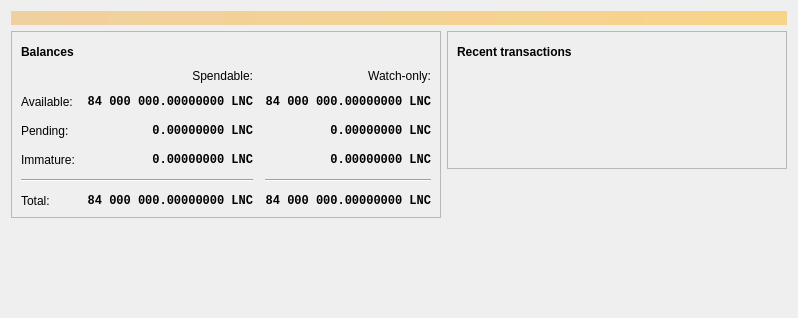
<?xml version="1.0" encoding="UTF-8"?>
<ui version="4.0">
 <class>OverviewPage</class>
 <widget class="QWidget" name="OverviewPage">
  <property name="geometry">
   <rect>
    <x>0</x>
    <y>0</y>
    <width>798</width>
    <height>318</height>
   </rect>
  </property>
  <property name="windowTitle">
   <string>Form</string>
  </property>
  <layout class="QVBoxLayout" name="topLayout">
   <item>
    <widget class="QLabel" name="labelAlerts">
     <property name="visible">
      <bool>false</bool>
     </property>
     <property name="styleSheet">
      <string notr="true">QLabel { background-color: qlineargradient(x1: 0, y1: 0, x2: 1, y2: 0, stop:0 #F0D0A0, stop:1 #F8D488); color:#000000; }</string>
     </property>
     <property name="wordWrap">
      <bool>true</bool>
     </property>
     <property name="margin">
      <number>3</number>
     </property>
     <property name="textInteractionFlags">
      <set>Qt::TextSelectableByMouse</set>
     </property>
    </widget>
   </item>
   <item>
    <layout class="QHBoxLayout" name="horizontalLayout" stretch="1,1">
     <item>
      <layout class="QVBoxLayout" name="verticalLayout_2">
       <item>
        <widget class="QFrame" name="frame">
         <property name="frameShape">
          <enum>QFrame::StyledPanel</enum>
         </property>
         <property name="frameShadow">
          <enum>QFrame::Raised</enum>
         </property>
         <layout class="QVBoxLayout" name="verticalLayout_4">
          <item>
           <layout class="QHBoxLayout" name="horizontalLayout_4">
            <item>
             <widget class="QLabel" name="label_5">
              <property name="font">
               <font>
                <weight>75</weight>
                <bold>true</bold>
               </font>
              </property>
              <property name="text">
               <string>Balances</string>
              </property>
             </widget>
            </item>
            <item>
             <widget class="QPushButton" name="labelWalletStatus">
              <property name="enabled">
               <bool>true</bool>
              </property>
              <property name="maximumSize">
               <size>
                <width>30</width>
                <height>16777215</height>
               </size>
              </property>
              <property name="toolTip">
               <string>The displayed information may be out of date. Your wallet automatically synchronizes with the Linkcoin network after a connection is established, but this process has not completed yet.</string>
              </property>
              <property name="text">
               <string/>
              </property>
              <property name="icon">
               <iconset resource="../bitcoin.qrc">
                <normaloff>:/icons/warning</normaloff>
                <disabledoff>:/icons/warning</disabledoff>:/icons/warning</iconset>
              </property>
              <property name="iconSize">
               <size>
                <width>24</width>
                <height>24</height>
               </size>
              </property>
              <property name="flat">
               <bool>true</bool>
              </property>
             </widget>
            </item>
            <item>
             <spacer name="horizontalSpacer_3">
              <property name="orientation">
               <enum>Qt::Horizontal</enum>
              </property>
              <property name="sizeHint" stdset="0">
               <size>
                <width>40</width>
                <height>20</height>
               </size>
              </property>
             </spacer>
            </item>
           </layout>
          </item>
          <item>
           <layout class="QGridLayout" name="gridLayout">
            <property name="spacing">
             <number>12</number>
            </property>
            <item row="2" column="2">
             <widget class="QLabel" name="labelWatchPending">
              <property name="font">
               <font>
                <family>Monospace</family>
                <weight>75</weight>
                <bold>true</bold>
               </font>
              </property>
              <property name="cursor">
               <cursorShape>IBeamCursor</cursorShape>
              </property>
              <property name="toolTip">
               <string>Unconfirmed transactions to watch-only addresses</string>
              </property>
              <property name="text">
               <string notr="true">0.00000000 LNC</string>
              </property>
              <property name="alignment">
               <set>Qt::AlignRight|Qt::AlignTrailing|Qt::AlignVCenter</set>
              </property>
              <property name="textInteractionFlags">
               <set>Qt::LinksAccessibleByMouse|Qt::TextSelectableByKeyboard|Qt::TextSelectableByMouse</set>
              </property>
             </widget>
            </item>
            <item row="2" column="1">
             <widget class="QLabel" name="labelUnconfirmed">
              <property name="font">
               <font>
                <family>Monospace</family>
                <weight>75</weight>
                <bold>true</bold>
               </font>
              </property>
              <property name="cursor">
               <cursorShape>IBeamCursor</cursorShape>
              </property>
              <property name="toolTip">
               <string>Total of transactions that have yet to be confirmed, and do not yet count toward the spendable balance</string>
              </property>
              <property name="text">
               <string notr="true">0.00000000 LNC</string>
              </property>
              <property name="alignment">
               <set>Qt::AlignRight|Qt::AlignTrailing|Qt::AlignVCenter</set>
              </property>
              <property name="textInteractionFlags">
               <set>Qt::LinksAccessibleByMouse|Qt::TextSelectableByKeyboard|Qt::TextSelectableByMouse</set>
              </property>
             </widget>
            </item>
            <item row="3" column="2">
             <widget class="QLabel" name="labelWatchImmature">
              <property name="font">
               <font>
                <family>Monospace</family>
                <weight>75</weight>
                <bold>true</bold>
               </font>
              </property>
              <property name="cursor">
               <cursorShape>IBeamCursor</cursorShape>
              </property>
              <property name="toolTip">
               <string>Mined balance in watch-only addresses that has not yet matured</string>
              </property>
              <property name="text">
               <string notr="true">0.00000000 LNC</string>
              </property>
              <property name="alignment">
               <set>Qt::AlignRight|Qt::AlignTrailing|Qt::AlignVCenter</set>
              </property>
              <property name="textInteractionFlags">
               <set>Qt::LinksAccessibleByMouse|Qt::TextSelectableByKeyboard|Qt::TextSelectableByMouse</set>
              </property>
             </widget>
            </item>
            <item row="4" column="0" colspan="2">
             <widget class="Line" name="line">
              <property name="orientation">
               <enum>Qt::Horizontal</enum>
              </property>
             </widget>
            </item>
            <item row="4" column="2">
             <widget class="Line" name="lineWatchBalance">
              <property name="sizePolicy">
               <sizepolicy hsizetype="Preferred" vsizetype="Fixed">
                <horstretch>0</horstretch>
                <verstretch>0</verstretch>
               </sizepolicy>
              </property>
              <property name="minimumSize">
               <size>
                <width>140</width>
                <height>0</height>
               </size>
              </property>
              <property name="orientation">
               <enum>Qt::Horizontal</enum>
              </property>
             </widget>
            </item>
            <item row="5" column="0">
             <widget class="QLabel" name="labelTotalText">
              <property name="text">
               <string>Total:</string>
              </property>
             </widget>
            </item>
            <item row="3" column="1">
             <widget class="QLabel" name="labelImmature">
              <property name="font">
               <font>
                <family>Monospace</family>
                <weight>75</weight>
                <bold>true</bold>
               </font>
              </property>
              <property name="cursor">
               <cursorShape>IBeamCursor</cursorShape>
              </property>
              <property name="toolTip">
               <string>Mined balance that has not yet matured</string>
              </property>
              <property name="text">
               <string notr="true">0.00000000 LNC</string>
              </property>
              <property name="alignment">
               <set>Qt::AlignRight|Qt::AlignTrailing|Qt::AlignVCenter</set>
              </property>
              <property name="textInteractionFlags">
               <set>Qt::LinksAccessibleByMouse|Qt::TextSelectableByKeyboard|Qt::TextSelectableByMouse</set>
              </property>
             </widget>
            </item>
            <item row="2" column="3">
             <spacer name="horizontalSpacer_2">
              <property name="orientation">
               <enum>Qt::Horizontal</enum>
              </property>
              <property name="sizeHint" stdset="0">
               <size>
                <width>40</width>
                <height>20</height>
               </size>
              </property>
             </spacer>
            </item>
            <item row="3" column="0">
             <widget class="QLabel" name="labelImmatureText">
              <property name="text">
               <string>Immature:</string>
              </property>
             </widget>
            </item>
            <item row="5" column="1">
             <widget class="QLabel" name="labelTotal">
              <property name="font">
               <font>
                <family>Monospace</family>
                <weight>75</weight>
                <bold>true</bold>
               </font>
              </property>
              <property name="cursor">
               <cursorShape>IBeamCursor</cursorShape>
              </property>
              <property name="toolTip">
               <string>Your current total balance</string>
              </property>
              <property name="text">
               <string notr="true">84 000 000.00000000 LNC</string>
              </property>
              <property name="alignment">
               <set>Qt::AlignRight|Qt::AlignTrailing|Qt::AlignVCenter</set>
              </property>
              <property name="textInteractionFlags">
               <set>Qt::LinksAccessibleByMouse|Qt::TextSelectableByKeyboard|Qt::TextSelectableByMouse</set>
              </property>
             </widget>
            </item>
            <item row="5" column="2">
             <widget class="QLabel" name="labelWatchTotal">
              <property name="font">
               <font>
                <family>Monospace</family>
                <weight>75</weight>
                <bold>true</bold>
               </font>
              </property>
              <property name="cursor">
               <cursorShape>IBeamCursor</cursorShape>
              </property>
              <property name="toolTip">
               <string>Current total balance in watch-only addresses</string>
              </property>
              <property name="text">
               <string notr="true">84 000 000.00000000 LNC</string>
              </property>
              <property name="alignment">
               <set>Qt::AlignRight|Qt::AlignTrailing|Qt::AlignVCenter</set>
              </property>
              <property name="textInteractionFlags">
               <set>Qt::LinksAccessibleByMouse|Qt::TextSelectableByKeyboard|Qt::TextSelectableByMouse</set>
              </property>
             </widget>
            </item>
            <item row="0" column="2">
             <widget class="QLabel" name="labelWatchonly">
              <property name="text">
               <string>Watch-only:</string>
              </property>
              <property name="alignment">
               <set>Qt::AlignRight|Qt::AlignTrailing|Qt::AlignVCenter</set>
              </property>
             </widget>
            </item>
            <item row="1" column="0">
             <widget class="QLabel" name="labelBalanceText">
              <property name="text">
               <string>Available:</string>
              </property>
             </widget>
            </item>
            <item row="1" column="1">
             <widget class="QLabel" name="labelBalance">
              <property name="font">
               <font>
                <family>Monospace</family>
                <weight>75</weight>
                <bold>true</bold>
               </font>
              </property>
              <property name="cursor">
               <cursorShape>IBeamCursor</cursorShape>
              </property>
              <property name="toolTip">
               <string>Your current spendable balance</string>
              </property>
              <property name="text">
               <string notr="true">84 000 000.00000000 LNC</string>
              </property>
              <property name="alignment">
               <set>Qt::AlignRight|Qt::AlignTrailing|Qt::AlignVCenter</set>
              </property>
              <property name="textInteractionFlags">
               <set>Qt::LinksAccessibleByMouse|Qt::TextSelectableByKeyboard|Qt::TextSelectableByMouse</set>
              </property>
             </widget>
            </item>
            <item row="1" column="2">
             <widget class="QLabel" name="labelWatchAvailable">
              <property name="font">
               <font>
                <family>Monospace</family>
                <weight>75</weight>
                <bold>true</bold>
               </font>
              </property>
              <property name="cursor">
               <cursorShape>IBeamCursor</cursorShape>
              </property>
              <property name="toolTip">
               <string>Your current balance in watch-only addresses</string>
              </property>
              <property name="text">
               <string notr="true">84 000 000.00000000 LNC</string>
              </property>
              <property name="alignment">
               <set>Qt::AlignRight|Qt::AlignTrailing|Qt::AlignVCenter</set>
              </property>
              <property name="textInteractionFlags">
               <set>Qt::LinksAccessibleByMouse|Qt::TextSelectableByKeyboard|Qt::TextSelectableByMouse</set>
              </property>
             </widget>
            </item>
            <item row="2" column="0">
             <widget class="QLabel" name="labelPendingText">
              <property name="text">
               <string>Pending:</string>
              </property>
             </widget>
            </item>
            <item row="0" column="1">
             <widget class="QLabel" name="labelSpendable">
              <property name="text">
               <string>Spendable:</string>
              </property>
              <property name="alignment">
               <set>Qt::AlignRight|Qt::AlignTrailing|Qt::AlignVCenter</set>
              </property>
             </widget>
            </item>
           </layout>
          </item>
         </layout>
        </widget>
       </item>
       <item>
        <spacer name="verticalSpacer">
         <property name="orientation">
          <enum>Qt::Vertical</enum>
         </property>
         <property name="sizeHint" stdset="0">
          <size>
           <width>20</width>
           <height>40</height>
          </size>
         </property>
        </spacer>
       </item>
      </layout>
     </item>
     <item>
      <layout class="QVBoxLayout" name="verticalLayout_3">
       <item>
        <widget class="QFrame" name="frame_2">
         <property name="frameShape">
          <enum>QFrame::StyledPanel</enum>
         </property>
         <property name="frameShadow">
          <enum>QFrame::Raised</enum>
         </property>
         <layout class="QVBoxLayout" name="verticalLayout">
          <item>
           <layout class="QHBoxLayout" name="horizontalLayout_2">
            <item>
             <widget class="QLabel" name="label_4">
              <property name="font">
               <font>
                <weight>75</weight>
                <bold>true</bold>
               </font>
              </property>
              <property name="text">
               <string>Recent transactions</string>
              </property>
             </widget>
            </item>
            <item>
             <widget class="QPushButton" name="labelTransactionsStatus">
              <property name="enabled">
               <bool>true</bool>
              </property>
              <property name="maximumSize">
               <size>
                <width>30</width>
                <height>16777215</height>
               </size>
              </property>
              <property name="toolTip">
               <string>The displayed information may be out of date. Your wallet automatically synchronizes with the Linkcoin network after a connection is established, but this process has not completed yet.</string>
              </property>
              <property name="text">
               <string/>
              </property>
              <property name="icon">
               <iconset resource="../bitcoin.qrc">
                <normaloff>:/icons/warning</normaloff>
                <disabledoff>:/icons/warning</disabledoff>:/icons/warning</iconset>
              </property>
              <property name="iconSize">
               <size>
                <width>24</width>
                <height>24</height>
               </size>
              </property>
              <property name="flat">
               <bool>true</bool>
              </property>
             </widget>
            </item>
            <item>
             <spacer name="horizontalSpacer">
              <property name="orientation">
               <enum>Qt::Horizontal</enum>
              </property>
              <property name="sizeHint" stdset="0">
               <size>
                <width>40</width>
                <height>20</height>
               </size>
              </property>
             </spacer>
            </item>
           </layout>
          </item>
          <item>
           <widget class="TransactionOverviewWidget" name="listTransactions">
            <property name="styleSheet">
             <string notr="true">QListView { background: transparent; }</string>
            </property>
            <property name="frameShape">
             <enum>QFrame::NoFrame</enum>
            </property>
            <property name="verticalScrollBarPolicy">
             <enum>Qt::ScrollBarAlwaysOff</enum>
            </property>
            <property name="horizontalScrollBarPolicy">
             <enum>Qt::ScrollBarAlwaysOff</enum>
            </property>
            <property name="sizeAdjustPolicy">
             <enum>QAbstractScrollArea::AdjustToContents</enum>
            </property>
            <property name="selectionMode">
             <enum>QAbstractItemView::NoSelection</enum>
            </property>
            <property name="uniformItemSizes">
             <bool>true</bool>
            </property>
           </widget>
          </item>
         </layout>
        </widget>
       </item>
       <item>
        <spacer name="verticalSpacer_2">
         <property name="orientation">
          <enum>Qt::Vertical</enum>
         </property>
         <property name="sizeHint" stdset="0">
          <size>
           <width>20</width>
           <height>40</height>
          </size>
         </property>
        </spacer>
       </item>
      </layout>
     </item>
    </layout>
   </item>
  </layout>
 </widget>
 <customwidgets>
  <customwidget>
   <class>TransactionOverviewWidget</class>
   <extends>QListView</extends>
   <header>qt/transactionoverviewwidget.h</header>
  </customwidget>
 </customwidgets>
 <resources/>
 <connections/>
</ui>
